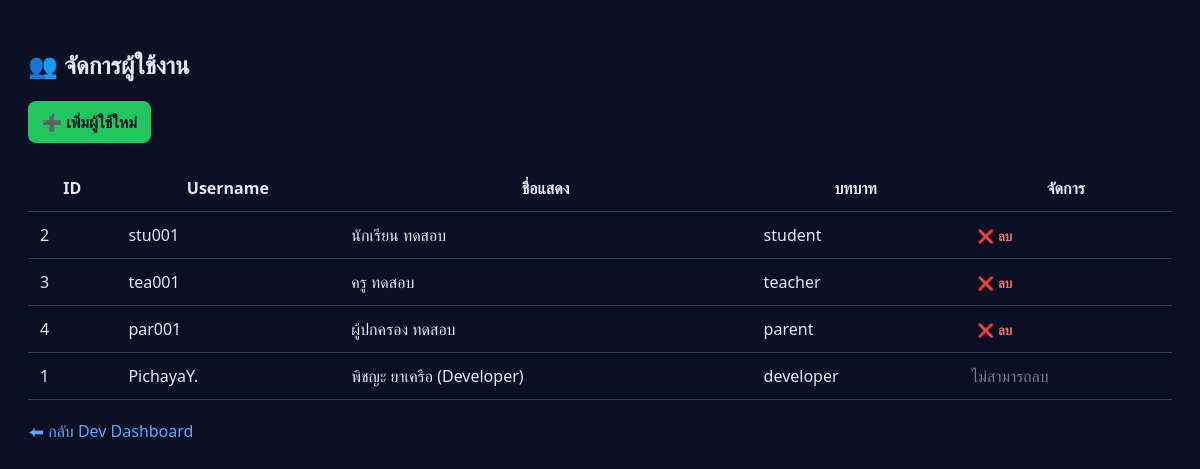
Screenshot of /user_manager.php (signed in) with the database file from the repository.
### tables this page shows
CREATE TABLE `users` (
  `id` int(11) NOT NULL,
  `username` varchar(50) NOT NULL,
  `password` varchar(255) NOT NULL,
  `display_name` varchar(100) NOT NULL,
  `role` enum('student','teacher','parent','developer') NOT NULL,
  `class_level` varchar(20) DEFAULT NULL,
  `parent_of` int(11) DEFAULT NULL,
  `created_at` timestamp NOT NULL DEFAULT CURRENT_TIMESTAMP
);

### user_manager.php (the view, shortened to what this page needs)
<?php
require_once 'db.php';
$stmt = $conn->prepare("SELECT id, username, display_name, role FROM users ORDER BY role, username");
$stmt->execute();
$result = $stmt->get_result();
?>
<!DOCTYPE html>
<html lang="th">
<head>
</head>
<body>
<h2>👥 จัดการผู้ใช้งาน</h2>
<a class="btn-add" href="add_user.php">➕ เพิ่มผู้ใช้ใหม่</a>
<br><br>
<table class="table">
    <tr>
        <th>ID</th>
        <th>Username</th>
        <th>ชื่อแสดง</th>
        <th>บทบาท</th>
        <th>จัดการ</th>
    </tr>
    <?php while($row = $result->fetch_assoc()): ?>
    <tr>
        <td><?= htmlspecialchars($row['id']) ?></td>
        <td><?= htmlspecialchars($row['username']) ?></td>
        <td><?= htmlspecialchars($row['display_name']) ?></td>
        <td><?= htmlspecialchars($row['role']) ?></td>
        <td>
            <?php if ($row['role'] !== 'developer'): ?>
                <form method="post" style="display:inline;">
                    <button class="btn-del" onclick="return confirm('ต้องการลบผู้ใช้นี้?');">❌ ลบ</button>
                </form>
            <?php else: ?>
                <span style="opacity:0.5;">ไม่สามารถลบ</span>
            <?php endif; ?>
        </td>
    </tr>
    <?php endwhile; ?>
</table>
<a class="back" href="dashboard_dev.php">⬅ กลับ Dev Dashboard</a>
</body>
</html>

### user_manager.php (style rules this page uses)
body { font-family: system-ui; background: #0A0F24; color: #E2E8F0; padding: 20px; }
h2 { margin-bottom: 20px; }
.table { width: 100%; border-collapse: collapse; margin-bottom: 20px; }
.table th, .table td { padding: 12px; border-bottom: 1px solid #334155; }
.btn-add { display:inline-block; padding: 10px 14px; background:#22c55e; color:#0f172a; border-radius:8px; text-decoration:none; font-weight:bold; }
.btn-del { color:#f87171; font-weight:bold; text-decoration:none; cursor:pointer; background:none; border:none; }
.back { color:#60a5fa; text-decoration:none; }

### rows the page displays
users: id "2", username "stu001", display_name "นักเรียน ทดสอบ", role "student"
users: id "3", username "tea001", display_name "ครู ทดสอบ", role "teacher"
users: id "4", username "par001", display_name "ผู้ปกครอง ทดสอบ", role "parent"
users: id "1", username "PichayaY.", display_name "พิชญะ ยาเครือ (Developer)", role "developer", shows "ไม่สามารถลบ"
